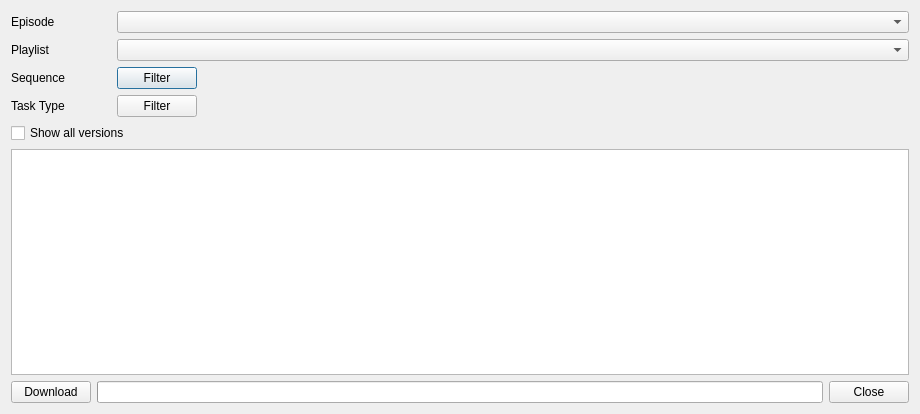
<?xml version="1.0" encoding="UTF-8"?>
<ui version="4.0">
 <class>PlaylistDialog</class>
 <widget class="QDialog" name="PlaylistDialog">
  <property name="enabled">
   <bool>true</bool>
  </property>
  <property name="geometry">
   <rect>
    <x>0</x>
    <y>0</y>
    <width>920</width>
    <height>414</height>
   </rect>
  </property>
  <property name="windowTitle">
   <string>swing: playlists</string>
  </property>
  <property name="toolTip">
   <string>Episode Playlist</string>
  </property>
  <layout class="QVBoxLayout" name="verticalLayout">
   <item>
    <layout class="QHBoxLayout" name="horizontalLayoutProject">
     <item>
      <layout class="QVBoxLayout" name="verticalLayoutProject">
       <item>
        <layout class="QHBoxLayout" name="horizontalLayoutEpisodeSequence">
         <item>
          <widget class="QLabel" name="labelPlayblastFolder">
           <property name="sizePolicy">
            <sizepolicy hsizetype="Fixed" vsizetype="Fixed">
             <horstretch>0</horstretch>
             <verstretch>0</verstretch>
            </sizepolicy>
           </property>
           <property name="minimumSize">
            <size>
             <width>100</width>
             <height>0</height>
            </size>
           </property>
           <property name="maximumSize">
            <size>
             <width>100</width>
             <height>16777215</height>
            </size>
           </property>
           <property name="font">
            <font>
             <weight>50</weight>
             <bold>false</bold>
            </font>
           </property>
           <property name="text">
            <string>Episode</string>
           </property>
           <property name="alignment">
            <set>Qt::AlignLeading|Qt::AlignLeft|Qt::AlignVCenter</set>
           </property>
          </widget>
         </item>
         <item>
          <widget class="QComboBox" name="comboBoxEpisode">
           <property name="enabled">
            <bool>true</bool>
           </property>
           <property name="sizePolicy">
            <sizepolicy hsizetype="Expanding" vsizetype="Fixed">
             <horstretch>0</horstretch>
             <verstretch>0</verstretch>
            </sizepolicy>
           </property>
           <property name="minimumSize">
            <size>
             <width>200</width>
             <height>0</height>
            </size>
           </property>
           <property name="maximumSize">
            <size>
             <width>16777215</width>
             <height>25</height>
            </size>
           </property>
          </widget>
         </item>
        </layout>
       </item>
       <item>
        <layout class="QHBoxLayout" name="horizontalLayout_7">
         <item>
          <widget class="QLabel" name="labelProjectsFolder">
           <property name="sizePolicy">
            <sizepolicy hsizetype="Fixed" vsizetype="Fixed">
             <horstretch>0</horstretch>
             <verstretch>0</verstretch>
            </sizepolicy>
           </property>
           <property name="minimumSize">
            <size>
             <width>100</width>
             <height>0</height>
            </size>
           </property>
           <property name="maximumSize">
            <size>
             <width>100</width>
             <height>16777215</height>
            </size>
           </property>
           <property name="font">
            <font>
             <weight>50</weight>
             <bold>false</bold>
            </font>
           </property>
           <property name="text">
            <string>Playlist</string>
           </property>
           <property name="alignment">
            <set>Qt::AlignLeading|Qt::AlignLeft|Qt::AlignVCenter</set>
           </property>
          </widget>
         </item>
         <item>
          <widget class="QComboBox" name="comboBoxPlaylist">
           <property name="sizePolicy">
            <sizepolicy hsizetype="MinimumExpanding" vsizetype="Fixed">
             <horstretch>0</horstretch>
             <verstretch>0</verstretch>
            </sizepolicy>
           </property>
          </widget>
         </item>
        </layout>
       </item>
       <item>
        <layout class="QGridLayout" name="gridLayout_2">
         <item row="1" column="0">
          <layout class="QHBoxLayout" name="horizontalLayout">
           <item>
            <widget class="QLabel" name="label">
             <property name="minimumSize">
              <size>
               <width>100</width>
               <height>0</height>
              </size>
             </property>
             <property name="maximumSize">
              <size>
               <width>100</width>
               <height>16777215</height>
              </size>
             </property>
             <property name="text">
              <string>Sequence</string>
             </property>
            </widget>
           </item>
           <item>
            <widget class="QPushButton" name="pushButtonFilterSequence">
             <property name="text">
              <string>Filter</string>
             </property>
            </widget>
           </item>
           <item>
            <spacer name="horizontalSpacer">
             <property name="orientation">
              <enum>Qt::Horizontal</enum>
             </property>
             <property name="sizeHint" stdset="0">
              <size>
               <width>40</width>
               <height>20</height>
              </size>
             </property>
            </spacer>
           </item>
          </layout>
         </item>
         <item row="3" column="0">
          <layout class="QHBoxLayout" name="horizontalLayout_2">
           <item>
            <widget class="QLabel" name="label_2">
             <property name="minimumSize">
              <size>
               <width>100</width>
               <height>0</height>
              </size>
             </property>
             <property name="maximumSize">
              <size>
               <width>100</width>
               <height>16777215</height>
              </size>
             </property>
             <property name="text">
              <string>Task Type</string>
             </property>
            </widget>
           </item>
           <item>
            <widget class="QPushButton" name="pushButtonFilterTaskType">
             <property name="text">
              <string>Filter</string>
             </property>
            </widget>
           </item>
           <item>
            <spacer name="horizontalSpacer_2">
             <property name="orientation">
              <enum>Qt::Horizontal</enum>
             </property>
             <property name="sizeHint" stdset="0">
              <size>
               <width>40</width>
               <height>20</height>
              </size>
             </property>
            </spacer>
           </item>
          </layout>
         </item>
        </layout>
       </item>
       <item>
        <widget class="QCheckBox" name="checkboxShowAll">
         <property name="text">
          <string>Show all versions</string>
         </property>
        </widget>
       </item>
      </layout>
     </item>
    </layout>
   </item>
   <item>
    <layout class="QHBoxLayout" name="horizontalLayout_3" stretch="0">
     <item>
      <widget class="QTableView" name="tableView">
       <property name="sizePolicy">
        <sizepolicy hsizetype="Expanding" vsizetype="MinimumExpanding">
         <horstretch>0</horstretch>
         <verstretch>10</verstretch>
        </sizepolicy>
       </property>
       <property name="sizeIncrement">
        <size>
         <width>0</width>
         <height>0</height>
        </size>
       </property>
       <property name="font">
        <font>
         <pointsize>9</pointsize>
        </font>
       </property>
       <property name="alternatingRowColors">
        <bool>true</bool>
       </property>
       <property name="selectionBehavior">
        <enum>QAbstractItemView::SelectRows</enum>
       </property>
       <property name="wordWrap">
        <bool>false</bool>
       </property>
      </widget>
     </item>
    </layout>
   </item>
   <item>
    <layout class="QHBoxLayout" name="horizontalLayout_4">
     <item>
      <widget class="QPushButton" name="pushButtonCreate">
       <property name="text">
        <string>Download</string>
       </property>
      </widget>
     </item>
     <item>
      <widget class="QProgressBar" name="progressBar">
       <property name="maximum">
        <number>1</number>
       </property>
       <property name="value">
        <number>-1</number>
       </property>
      </widget>
     </item>
     <item>
      <widget class="QPushButton" name="pushButtonCancel">
       <property name="text">
        <string>Close</string>
       </property>
       <property name="autoDefault">
        <bool>false</bool>
       </property>
      </widget>
     </item>
    </layout>
   </item>
  </layout>
 </widget>
 <resources/>
 <connections/>
</ui>
